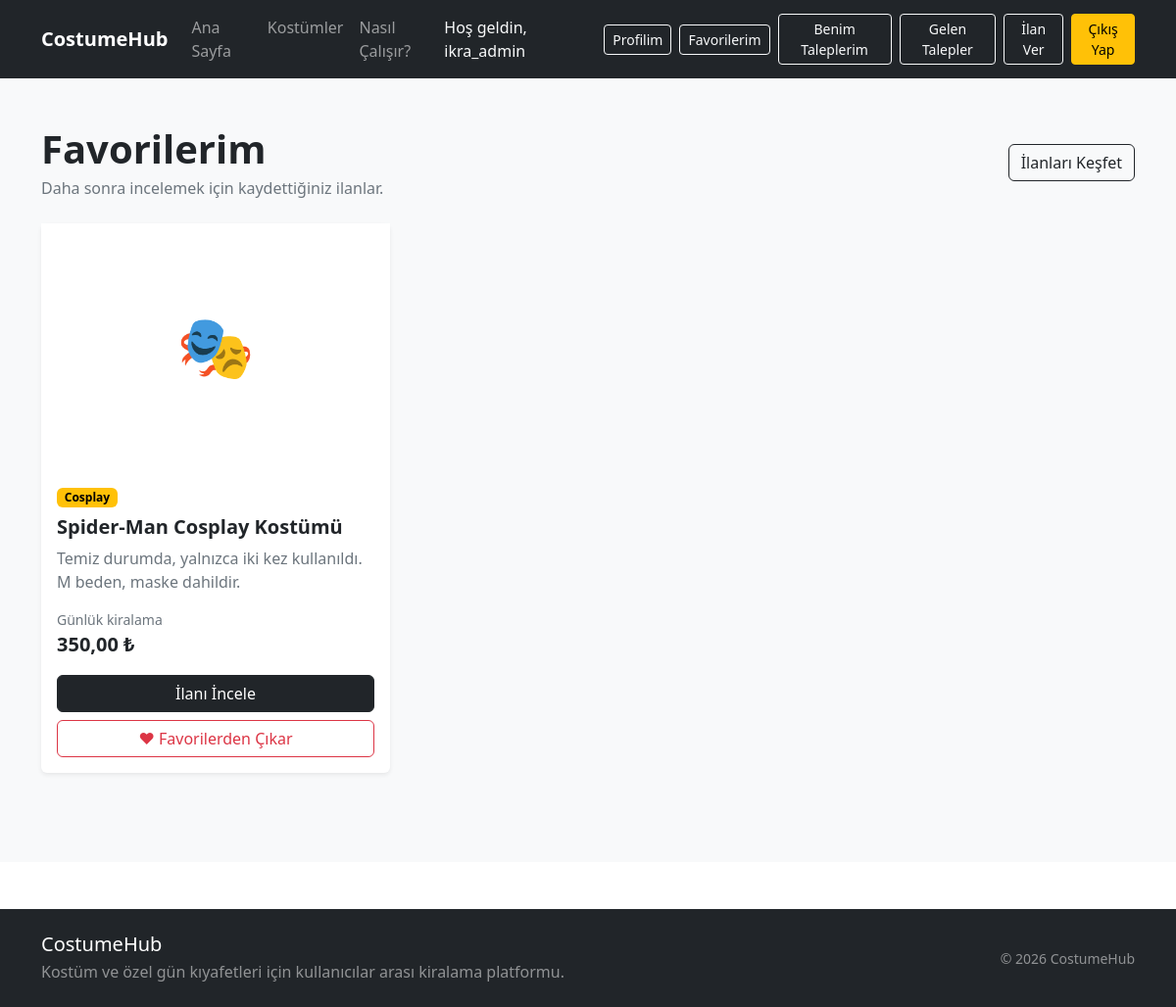
/favoriler/ (signed in), run on an earlier commit of the app's database.
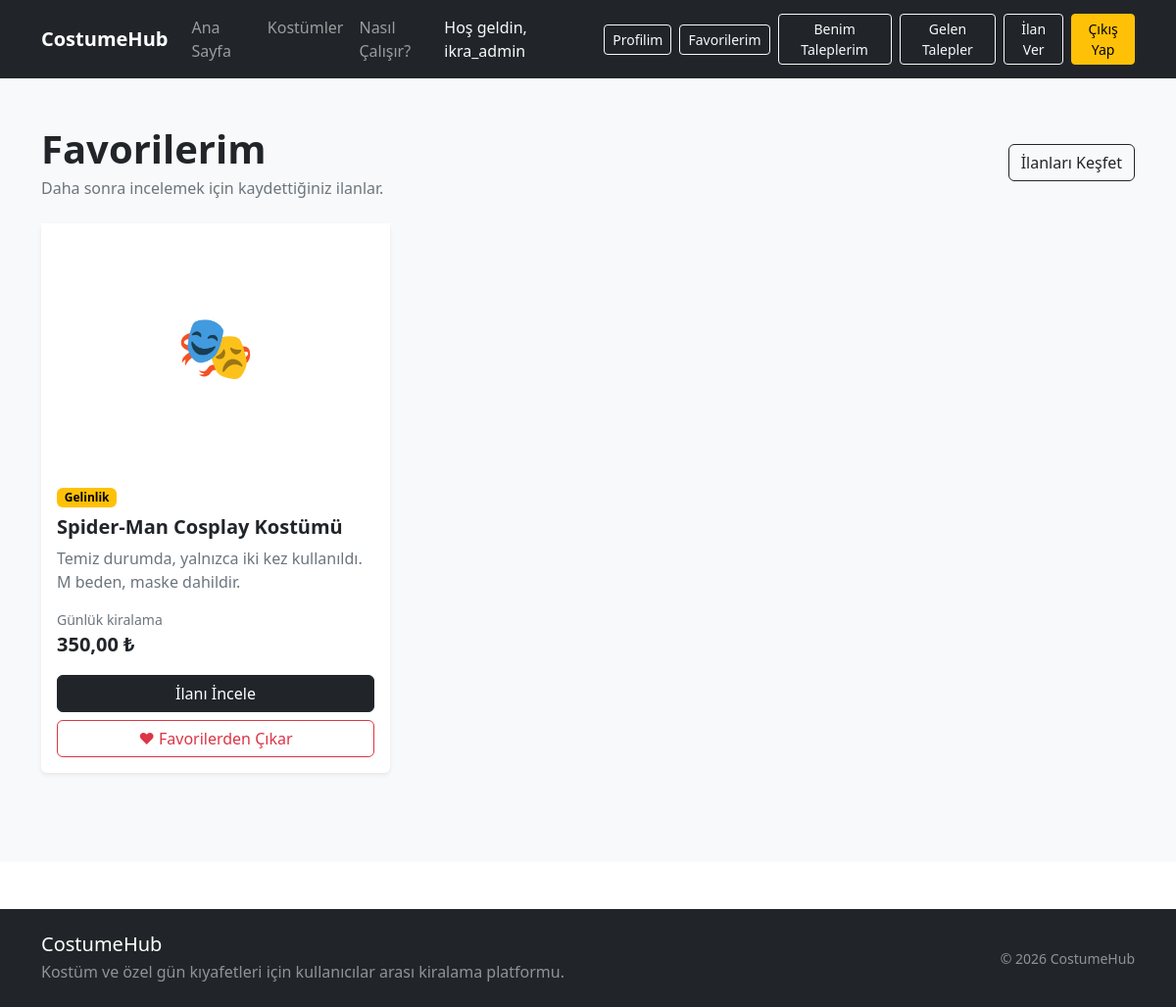
And on a later commit of the database.
### favorites/models.py (models this page shows, shortened)
class Favori(models.Model):
    kullanici = models.ForeignKey(
        settings.AUTH_USER_MODEL,
        on_delete=models.CASCADE,
        related_name="favorileri",
    )
    ilan = models.ForeignKey(
        Ilan,
        on_delete=models.CASCADE,
        related_name="favoriye_ekleyenler",
    )
    olusturulma_tarihi = models.DateTimeField(
        auto_now_add=True,
    )
    class Meta:
        constraints = [
            models.UniqueConstraint(
                fields=[
                    "kullanici",
                    "ilan",
                ],
                name="benzersiz_kullanici_ilan_favorisi",
            )
        ]
        ordering = [
            "-olusturulma_tarihi",
        ]
        verbose_name = "Favori"
        verbose_name_plural = "Favoriler"

### products/models.py (models this page shows, shortened)
class Ilan(models.Model):
    BEDEN_SECENEKLERI = [
        ("XS", "XS"),
        ("S", "S"),
        ("M", "M"),
        ("L", "L"),
        ("XL", "XL"),
        ("XXL", "XXL"),
        ("STANDART", "Standart"),
    ]
    DURUM_SECENEKLERI = [
        ("TASLAK", "Taslak"),
        ("YAYINDA", "Yayında"),
        ("PASIF", "Pasif"),
    ]
    ilan_sahibi = models.ForeignKey(
        settings.AUTH_USER_MODEL,
        on_delete=models.CASCADE,
        related_name="ilanlar",
        verbose_name="İlan sahibi",
    )
    kategori = models.ForeignKey(
        Kategori,
        on_delete=models.PROTECT,
        related_name="ilanlar",
        verbose_name="Kategori",
    )
    baslik = models.CharField(
        max_length=150,
        verbose_name="İlan başlığı",
    )
    aciklama = models.TextField(
        max_length=2000,
        verbose_name="Açıklama",
    )
    fotograf = models.ImageField(
        upload_to="ilanlar/",
        blank=True,
        null=True,
        verbose_name="İlan fotoğrafı",
    )
    beden = models.CharField(
        max_length=20,
        choices=BEDEN_SECENEKLERI,
        verbose_name="Beden",
    )
    renk = models.CharField(
        max_length=50,
        verbose_name="Renk",
    )
    gunluk_fiyat = models.DecimalField(
        max_digits=10,
        decimal_places=2,
        verbose_name="Günlük kiralama ücreti",
    )
    depozito = models.DecimalField(
        max_digits=10,
        decimal_places=2,
        default=0,
        verbose_name="Depozito",
    )
    sehir = models.CharField(
        max_length=50,
        verbose_name="Şehir",
    )
    durum = models.CharField(
        max_length=20,
        choices=DURUM_SECENEKLERI,
        default="YAYINDA",
        verbose_name="İlan durumu",
    )
    mevcut_mu = models.BooleanField(
        default=True,
        verbose_name="Kiralamaya uygun mu?",
    )
    olusturulma_tarihi = models.DateTimeField(
        auto_now_add=True,
    )
    guncellenme_tarihi = models.DateTimeField(
        auto_now=True,
    )
    class Meta:
        verbose_name = "İlan"
        verbose_name_plural = "İlanlar"
        ordering = [
            "-olusturulma_tarihi",
        ]

class Kategori(models.Model):
    ad = models.CharField(
        max_length=100,
        verbose_name="Kategori adı",
    )
    slug = models.SlugField(
        max_length=120,
        verbose_name="URL adı",
    )
    ust_kategori = models.ForeignKey(
        "self",
        on_delete=models.PROTECT,
        null=True,
        blank=True,
        related_name="alt_kategoriler",
        verbose_name="Üst kategori",
    )
    aktif_mi = models.BooleanField(
        default=True,
        verbose_name="Aktif mi?",
    )
    sira = models.PositiveIntegerField(
        default=0,
        verbose_name="Sıra",
        help_text="Kategorilerin gösterim sırasını belirler.",
    )
    olusturulma_tarihi = models.DateTimeField(
        auto_now_add=True,
        verbose_name="Oluşturulma tarihi",
    )
    guncellenme_tarihi = models.DateTimeField(
        auto_now=True,
        verbose_name="Güncellenme tarihi",
    )
    class Meta:
        verbose_name = "Kategori"
        verbose_name_plural = "Kategoriler"
        ordering = [
            "sira",
            "ad",
        ]
        constraints = [
            models.UniqueConstraint(
                fields=[
                    "ad",
                ],
                condition=Q(ust_kategori__isnull=True),
                name="benzersiz_ana_kategori_adi",
            ),
            models.UniqueConstraint(
                fields=[
                    "slug",
                ],
                condition=Q(ust_kategori__isnull=True),
                name="benzersiz_ana_kategori_slug",
            ),
            models.UniqueConstraint(
                fields=[
                    "ust_kategori",
                    "ad",
                ],
                condition=Q(ust_kategori__isnull=False),
                name="benzersiz_alt_kategori_adi",
            ),
            models.UniqueConstraint(
                fields=[
                    "ust_kategori",
                    "slug",
                ],
                condition=Q(ust_kategori__isnull=False),
                name="benzersiz_alt_kategori_slug",
            ),
        ]

### favorites/views.py (the view)
@login_required
def favorilerim(request):
    favoriler = Favori.objects.filter(
        kullanici=request.user,
    ).select_related(
        "ilan",
        "ilan__kategori",
        "ilan__ilan_sahibi",
    )
    context = {
        "favoriler": favoriler,
    }
    return render(
        request,
        "favorites/favorilerim.html",
        context,
    )

### favorites/templates/favorites/favorilerim.html (shortened to what this page needs)
{% extends "base.html" %}
{% block content %}
<section class="py-5 bg-light min-vh-100">
    <div class="container">
        <div class="d-flex flex-wrap justify-content-between align-items-center gap-3 mb-4">
            <div>
                <h1 class="fw-bold mb-1">
                    Favorilerim
                </h1>
                <p class="text-secondary mb-0">
                    Daha sonra incelemek için kaydettiğiniz ilanlar.
                </p>
            </div>
            <a
                href="{% url 'products:ilan_listesi' %}"
                class="btn btn-outline-dark"
            >
                İlanları Keşfet
            </a>
        </div>
        {% if favoriler %}
            <div class="row g-4">
                {% for favori in favoriler %}
                    <div class="col-md-6 col-lg-4">
                        <div class="card h-100 border-0 shadow-sm">
                            {% if favori.ilan.fotograf %}
                                <img
                                    src="{{ favori.ilan.fotograf.url }}"
                                    class="card-img-top"
                                    alt="{{ favori.ilan.baslik }}"
                                    style="height: 250px; object-fit: cover;"
                                >
                            {% else %}
                                <div
                                    class="d-flex align-items-center justify-content-center bg-white"
                                    style="height: 250px;"
                                >
                                    <span class="display-3">
                                        🎭
                                    </span>
                                </div>
                            {% endif %}
                            <div class="card-body d-flex flex-column">
                                <div class="mb-2">
                                    <span class="badge text-bg-warning">
                                        {{ favori.ilan.kategori.ad }}
                                    </span>
                                </div>
                                <h2 class="h5 fw-bold">
                                    {{ favori.ilan.baslik }}
                                </h2>
                                <p class="text-secondary flex-grow-1">
                                    {{ favori.ilan.aciklama|truncatechars:100 }}
                                </p>
                                <div class="mb-3">
                                    <div class="small text-secondary">
                                        Günlük kiralama
                                    </div>
                                    <div class="fw-bold fs-5">
                                        {{ favori.ilan.gunluk_fiyat }} ₺
                                    </div>
                                </div>
                                <div class="d-grid gap-2">
                                    <a
                                        href="{% url 'products:ilan_detay' favori.ilan.id %}"
                                        class="btn btn-dark"
                                    >
                                        İlanı İncele
                                    </a>
                                    <form
                                        method="post"
                                        action="{% url 'favorites:favori_degistir' favori.ilan.id %}"
                                    >
                                        <button
                                            type="submit"
                                            class="btn btn-outline-danger w-100"
                                        >
                                            ♥ Favorilerden Çıkar
                                        </button>
                                    </form>
                                </div>
                            </div>
                        </div>
                    </div>
                {% endfor %}
            </div>
        {% endif %}
    </div>
</section>
{% endblock %}

What changed in the data, as far as the page shows it:
changed through a linked row, Favori "Spider-Man Cosplay Kostümü": ilan.kategori.ad "Cosplay" → "Gelinlik"
